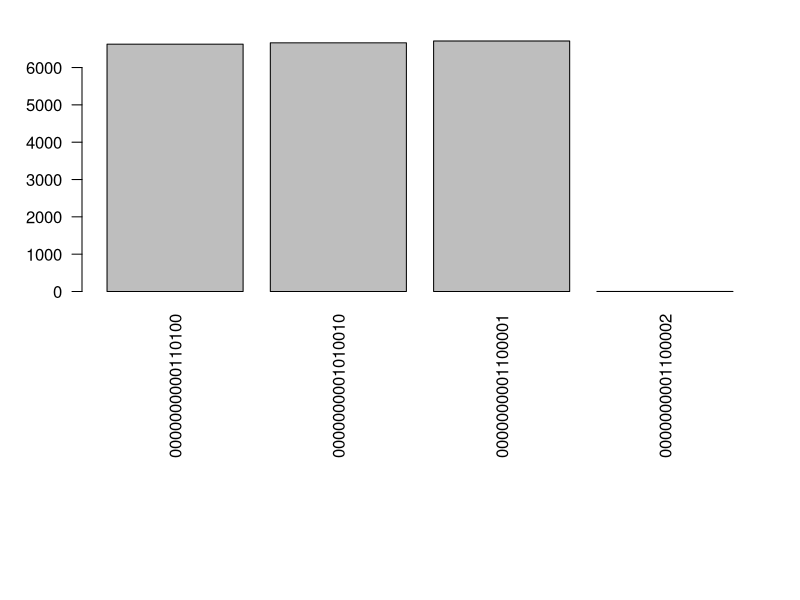

Generate this figure with R:
## ---- chunk 1
# This is a degree-sequence-preserving sampling algorithm
sample_graph <- function(x, n = 15L * sum(x != 0L)) {
  
  # Obtaining the positions of the non-zero elements
  ids <- which(x != 0L, arr.ind = TRUE)
  
  # Sampling the ends
  new_ids <- sample.int(nrow(ids), size = n * 2L, replace = TRUE)
  new_ids <- matrix(new_ids, ncol = 2L)

  
  for (i in 1:n) 
    ids[,2][new_ids[i,]] <- ids[,2][new_ids[i,2:1]]

  ans <- matrix(0, nrow = nrow(x), ncol =ncol(x))
  for (i in 1:nrow(ids))
    ans[ids[i,,drop=FALSE]] <- ans[ids[i,,drop=FALSE]] + 1
  
  ans
  
}
## ---- chunk 2
# Testing
set.seed(1231)
N <- 4

# Baseline graph
x <- matrix(0L, N, N)
x[sample.int(N^2, N)] <- 1L

deg_seq0 <- cbind(rowSums(x), colSums(x))

ntests <- 1e3
npass  <- 0
for (i in 1:ntests) {
  x2 <- sample_graph(x)
  npass <- npass + all(deg_seq0 == cbind(rowSums(x2), colSums(x2)))
}

message(npass, " out of ", ntests, " have the same sequence")
## ---- chunk 3
ntests <- 2e4
samps  <- NULL
for (i in 1:ntests) {
  x <- sample_graph(x)
  samps <- c(samps, paste(as.vector(x), collapse= ""))
}

op <- par(las=2, mai = par("mai")*c(3,1,.5,1))
barplot(table(samps), horiz = FALSE)
par(op)
